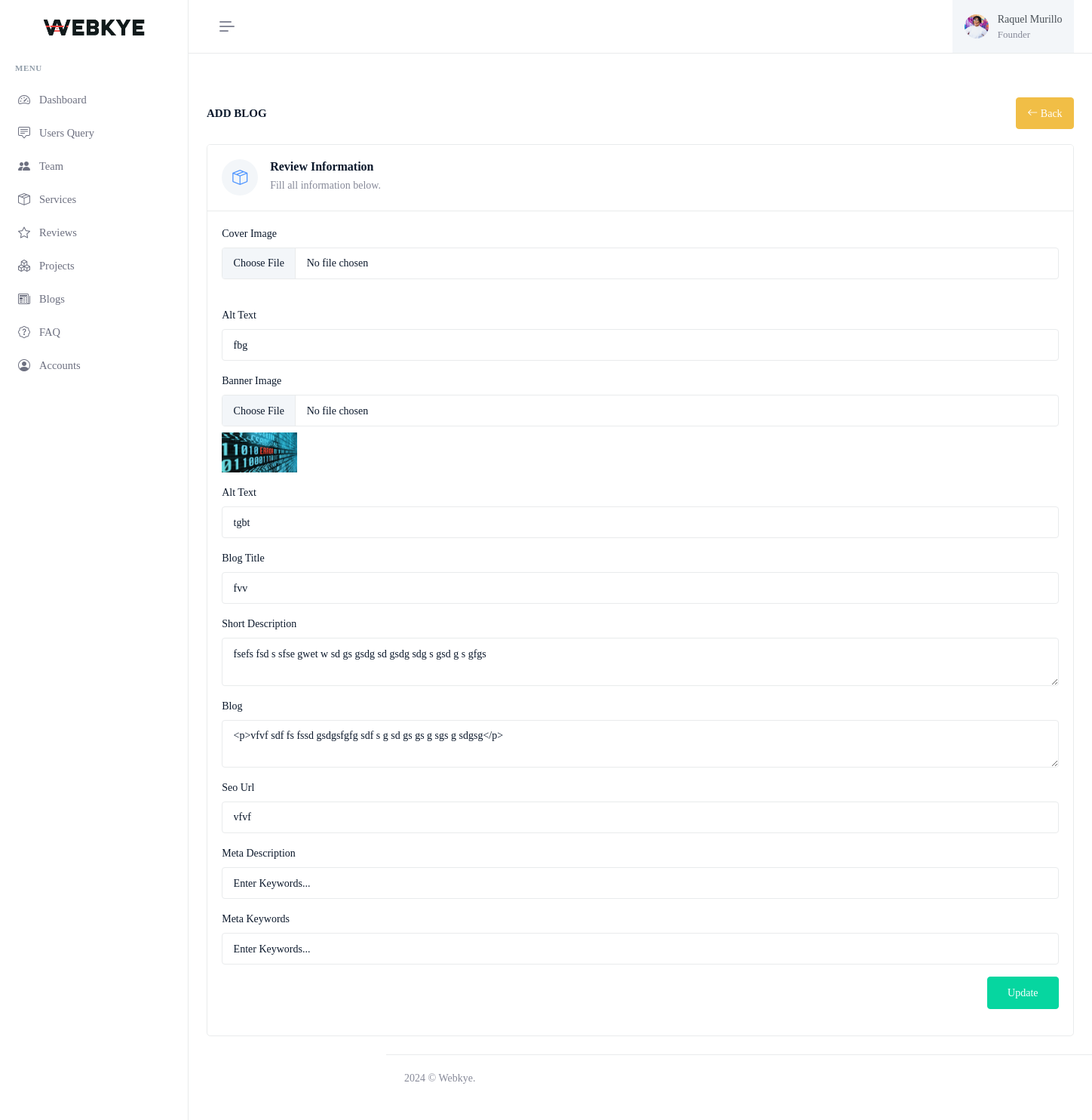
Screenshot of /admin/add-blogs?id=2 (signed in) with the database file from the repository.
### tables this page shows
CREATE TABLE `blogs` (
  `id` int(11) NOT NULL,
  `timestamp` timestamp NOT NULL DEFAULT current_timestamp(),
  `title` varchar(266) NOT NULL,
  `short_desc` text NOT NULL,
  `blog` text NOT NULL,
  `updated_at` datetime NOT NULL,
  `post_by` varchar(266) NOT NULL,
  `banner` text NOT NULL,
  `banner_alt_text` varchar(266) NOT NULL,
  `cover` text NOT NULL,
  `cover_alt_text` varchar(266) NOT NULL,
  `seo_url` varchar(266) NOT NULL,
  `meta_desc` text NOT NULL,
  `meta_keywords` varchar(266) NOT NULL
);

### admin/add-blogs.php (the view, shortened to what this page needs)
<?php
include ("includes/connection.php");
$cover = '';
$cover_alt_text = '';
$banner = '';
$banner_alt_text = '';
$title = '';
$blog = '';
$seo_url = '';
$keywords = '';
$meta_desc = '';
if (isset($_GET['id']) && $_GET['id'] != "") {
    $id = $_GET["id"];
    $sql = "SELECT * FROM `blogs` WHERE `id`='$id'";
    $result = mysqli_query($conn, $sql);
    $numrow = mysqli_num_rows($result);
    if ($numrow > 0) {
        $row = mysqli_fetch_assoc($result);
        $cover = $row['cover'];
        $cover_alt_text = $row['cover_alt_text'];
        $banner = $row['banner'];
        $banner_alt_text = $row['banner_alt_text'];
        $title = $row['title'];
        $short_desc = $row['short_desc'];
        $blog = $row['blog'];
        $seo_url = $row['seo_url'];
        $keywords = $row['meta_keywords'];
        $meta_desc = $row['meta_desc'];
    }
}
?>
<!doctype html>
<html lang="en" data-layout="vertical" data-topbar="light" data-sidebar="light" data-sidebar-size="lg"
    data-sidebar-image="none" data-preloader="disable" data-body-image="none">
<head>
    <?php include ('includes/head.php') ?>
</head>
<body>
    <div id="layout-wrapper">
        <?php include ("includes/top.php"); ?>
        <?php include ("includes/sidebar.php") ?>
        <div class="main-content">
            <div class="page-content">
                <div class="container-fluid">
                    <div class="row">
                        <div class="col-12">
                            <div class="page-title-box d-sm-flex align-items-center justify-content-between">
                                <h4 class="mb-sm-0">Add Blog</h4>
                                <div>
                                    <a href="blogs" class="btn btn-warning" id="addproduct-btn"><i
                                            class="bi bi-arrow-left"></i> Back</a>
                                </div>
                            </div>
                        </div>
                    </div>
                    <form autocomplete="off" method="post" enctype="multipart/form-data">
                        <div class="row">
                            <div class="col-12">
                                <div class="card">
                                    <div class="card-header">
                                        <div class="d-flex">
                                            <div class="flex-shrink-0 me-3">
                                                <div class="avatar-sm">
                                                    <div
                                                        class="avatar-title rounded-circle bg-light text-primary fs-20">
                                                        <i class="bi bi-box-seam"></i>
                                                    </div>
                                                </div>
                                            </div>
                                            <div class="flex-grow-1">
                                                <h5 class="card-title mb-1">Review Information</h5>
                                                <p class="text-muted mb-0">Fill all information below.</p>
                                            </div>
                                        </div>
                                    </div>
                                    <div class="card-body">
                                        <div class="mb-3">
                                            <label class="form-label" for="Service-title-input">Cover Image</label>
                                            <input type="file" class="form-control" name="cover" <?php echo isset($_GET['id']) ? "" : "required" ?>>
                                        </div>
                                        <div class="mb-3">
                                            <label class="form-label" for="Service-title-input">Alt Text</label>
                                            <input type="text" class="form-control" id="service-title-input"
                                                name="cover_alt_text" value="<?php echo $cover_alt_text ?>" placeholder="Enter Alt Text" required>
                                        </div>
                                        <div class="mb-3">
                                            <label class="form-label" for="Service-title-input">Banner Image</label>
                                            <input type="file" class="form-control" name="banner" <?php echo isset($_GET['id']) ? "" : "required" ?>>
                                            <?php
                                            if ($cover != '') {
                                                ?>
                                                <img src="../assets/img/blogs/<?php echo $banner; ?>" class="mt-2" alt=""
                                                    width="100px">
                                            <?php } ?>
                                        </div>
                                        <div class="mb-3">
                                            <label class="form-label" for="Service-title-input">Alt Text</label>
                                            <input type="text" class="form-control" id="service-title-input"
                                                name="banner_alt_text" value="<?php echo $banner_alt_text ?>" placeholder="Enter Alt Text" required>
                                        </div>
                                        <div class="mb-3">
                                            <label class="form-label" for="Service-title-input">Blog Title</label>
                                            <input type="text" class="form-control" id="service-title-input"
                                                name="heading" value="<?php echo $title ?>" placeholder="Enter project title" required>
                                        </div>
                                        <div class="mb-3">
                                            <label class="form-label">Short Description</label>
                                            <textarea name="short_desc" placeholder="Write a short description..."
                                                class="form-control" required><?php echo $short_desc ?></textarea>
                                        </div>
                                        <div class="mb-3">
                                            <label class="form-label">Blog</label>
                                            <textarea name="blog" id="ckeditor" placeholder="Write a Blog..."
                                                class="form-control"><?php echo $blog ?></textarea>
                                        </div>
                                        <div class="mb-3">
                                            <label class="form-label" for="service-icon-input">Seo Url</label>
                                            <input type="text" class="form-control" id="service-icon-input"
                                                name="seo_url" value="<?php echo $seo_url ?>"
                                                placeholder="Enter seo_url...">
                                        </div>
                                        <div class="mb-3">
                                            <label class="form-label" for="service-icon-input">Meta Description</label>
                                            <input type="text" class="form-control" id="service-icon-input"
                                                name="meta_desc" value="<?php echo $meta_desc ?>"
                                                placeholder="Enter Keywords...">
                                        </div>
                                        <div class="mb-3">
                                            <label class="form-label" for="service-icon-input">Meta Keywords</label>
                                            <input type="text" class="form-control" id="service-icon-input"
                                                name="meta_keywords" value="<?php echo $keywords ?>"
                                                placeholder="Enter Keywords...">
                                        </div>
                                        <div class="text-end mb-3">
                                            <?php
                                            if (isset($_GET['id']) && !empty($_GET['id'])) {
                                                ?>
                                                <input type="submit" name="UpdateProject" class="btn btn-success w-sm"
                                                    value="Update">
                                            <?php } else { ?>
                                                <input type="submit" name="addBlog" class="btn btn-success w-sm"
                                                    value="Submit">
                                            <?php } ?>
                                        </div>
                                    </div>
                                </div>
                    </form>
                </div>
                <?php include ('includes/footer.php') ?>
            </div>
        </div>
    </div>
</body>
</html>

### rows the page displays
blogs: cover_alt_text "fbg", banner (picture), banner_alt_text "tgbt", heading "fvv", short_desc "fsefs fsd s sfse gwet w sd gs gsdg sd gsdg sdg s gsd g s gfgs", blog "<p>vfvf sdf fs fssd gsdgsfgfg sdf s g sd gs gs g sgs g sdgsg</p>", seo_url "vfvf"
